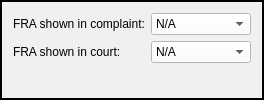
        <widget class="QFrame" name="fra_frame">
         <property name="sizePolicy">
          <sizepolicy hsizetype="Preferred" vsizetype="Preferred">
           <horstretch>0</horstretch>
           <verstretch>0</verstretch>
          </sizepolicy>
         </property>
         <property name="styleSheet">
          <string notr="true">background-color: rgb(240, 240, 240);</string>
         </property>
         <property name="frameShape">
          <enum>QFrame::Box</enum>
         </property>
         <property name="frameShadow">
          <enum>QFrame::Plain</enum>
         </property>
         <property name="lineWidth">
          <number>2</number>
         </property>
         <layout class="QFormLayout" name="formLayout_2">
          <item row="0" column="0">
           <widget class="QLabel" name="label_21">
            <property name="text">
             <string>FRA shown in complaint:</string>
            </property>
           </widget>
          </item>
          <item row="0" column="1">
           <widget class="NoScrollComboBox" name="fra_in_file_box">
            <property name="minimumSize">
             <size>
              <width>100</width>
              <height>0</height>
             </size>
            </property>
            <property name="focusPolicy">
             <enum>Qt::StrongFocus</enum>
            </property>
            <property name="styleSheet">
             <string notr="true">background-color: rgb(255, 255, 255);</string>
            </property>
            <item>
             <property name="text">
              <string>N/A</string>
             </property>
            </item>
            <item>
             <property name="text">
              <string>Yes</string>
             </property>
            </item>
            <item>
             <property name="text">
              <string>No</string>
             </property>
            </item>
           </widget>
          </item>
          <item row="1" column="0">
           <widget class="QLabel" name="label_22">
            <property name="text">
             <string>FRA shown in court:</string>
            </property>
           </widget>
          </item>
          <item row="1" column="1">
           <widget class="NoScrollComboBox" name="fra_in_court_box">
            <property name="minimumSize">
             <size>
              <width>100</width>
              <height>0</height>
             </size>
            </property>
            <property name="focusPolicy">
             <enum>Qt::StrongFocus</enum>
            </property>
            <property name="styleSheet">
             <string notr="true">background-color: rgb(255, 255, 255);</string>
            </property>
            <item>
             <property name="text">
              <string>N/A</string>
             </property>
            </item>
            <item>
             <property name="text">
              <string>Yes</string>
             </property>
            </item>
            <item>
             <property name="text">
              <string>No</string>
             </property>
            </item>
           </widget>
          </item>
         </layout>
        </widget>
